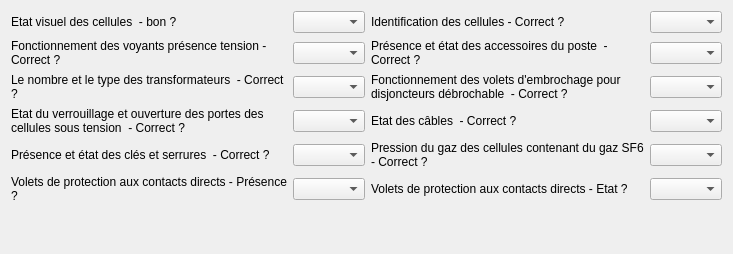
         <widget class="QWidget" name="posteHT">
          <layout class="QGridLayout" name="gridLayout_19">
           <item row="0" column="0">
            <widget class="QLabel" name="label_40">
             <property name="text">
              <string>Etat visuel des cellules  - bon ? </string>
             </property>
             <property name="wordWrap">
              <bool>true</bool>
             </property>
            </widget>
           </item>
           <item row="2" column="0">
            <widget class="QLabel" name="label_69">
             <property name="text">
              <string>Fonctionnement des voyants présence tension - Correct ?</string>
             </property>
             <property name="wordWrap">
              <bool>true</bool>
             </property>
            </widget>
           </item>
           <item row="8" column="0">
            <widget class="QLabel" name="label_75">
             <property name="text">
              <string>Présence et état des clés et serrures  - Correct ?</string>
             </property>
             <property name="wordWrap">
              <bool>true</bool>
             </property>
            </widget>
           </item>
           <item row="6" column="0">
            <widget class="QLabel" name="label_73">
             <property name="text">
              <string>Etat du verrouillage et ouverture des portes des cellules sous tension  - Correct ?</string>
             </property>
             <property name="wordWrap">
              <bool>true</bool>
             </property>
            </widget>
           </item>
           <item row="4" column="0">
            <widget class="QLabel" name="label_71">
             <property name="text">
              <string>Le nombre et le type des transformateurs  - Correct ?</string>
             </property>
             <property name="wordWrap">
              <bool>true</bool>
             </property>
            </widget>
           </item>
           <item row="10" column="0">
            <widget class="QLabel" name="label_77">
             <property name="text">
              <string>Volets de protection aux contacts directs - Présence ?</string>
             </property>
             <property name="wordWrap">
              <bool>true</bool>
             </property>
            </widget>
           </item>
           <item row="0" column="1">
            <widget class="QComboBox" name="comboBox_celvisu"/>
           </item>
           <item row="2" column="1">
            <widget class="QComboBox" name="comboBox_foncvoyanttension"/>
           </item>
           <item row="4" column="1">
            <widget class="QComboBox" name="comboBox_typetransfo"/>
           </item>
           <item row="6" column="1">
            <widget class="QComboBox" name="comboBox_verportescel"/>
           </item>
           <item row="8" column="1">
            <widget class="QComboBox" name="comboBox_etatcleserrure"/>
           </item>
           <item row="10" column="1">
            <widget class="QComboBox" name="comboBox_voletsprotecpres"/>
           </item>
           <item row="0" column="2">
            <widget class="QLabel" name="label_68">
             <property name="text">
              <string>Identification des cellules - Correct ?</string>
             </property>
             <property name="wordWrap">
              <bool>true</bool>
             </property>
            </widget>
           </item>
           <item row="0" column="3">
            <widget class="QComboBox" name="comboBox_celid"/>
           </item>
           <item row="2" column="2">
            <widget class="QLabel" name="label_70">
             <property name="text">
              <string>Présence et état des accessoires du poste  - Correct ?</string>
             </property>
             <property name="wordWrap">
              <bool>true</bool>
             </property>
            </widget>
           </item>
           <item row="2" column="3">
            <widget class="QComboBox" name="comboBox_etataccessposte"/>
           </item>
           <item row="4" column="2">
            <widget class="QLabel" name="label_72">
             <property name="text">
              <string>Fonctionnement des volets d'embrochage pour disjoncteurs débrochable  - Correct ?</string>
             </property>
             <property name="wordWrap">
              <bool>true</bool>
             </property>
            </widget>
           </item>
           <item row="4" column="3">
            <widget class="QComboBox" name="comboBox_embrochage"/>
           </item>
           <item row="6" column="2">
            <widget class="QLabel" name="label_74">
             <property name="text">
              <string>Etat des câbles  - Correct ?</string>
             </property>
             <property name="wordWrap">
              <bool>true</bool>
             </property>
            </widget>
           </item>
           <item row="6" column="3">
            <widget class="QComboBox" name="comboBox_etatcables"/>
           </item>
           <item row="8" column="2">
            <widget class="QLabel" name="label_76">
             <property name="text">
              <string>Pression du gaz des cellules contenant du gaz SF6  - Correct ?</string>
             </property>
             <property name="wordWrap">
              <bool>true</bool>
             </property>
            </widget>
           </item>
           <item row="8" column="3">
            <widget class="QComboBox" name="comboBox_presgaz"/>
           </item>
           <item row="10" column="2">
            <widget class="QLabel" name="label_78">
             <property name="text">
              <string>Volets de protection aux contacts directs - Etat ?</string>
             </property>
             <property name="wordWrap">
              <bool>true</bool>
             </property>
            </widget>
           </item>
           <item row="10" column="3">
            <widget class="QComboBox" name="comboBox_voletprotectetat"/>
           </item>
           <item row="11" column="1">
            <spacer name="verticalSpacer_14">
             <property name="orientation">
              <enum>Qt::Vertical</enum>
             </property>
             <property name="sizeHint" stdset="0">
              <size>
               <width>20</width>
               <height>40</height>
              </size>
             </property>
            </spacer>
           </item>
          </layout>
         </widget>
